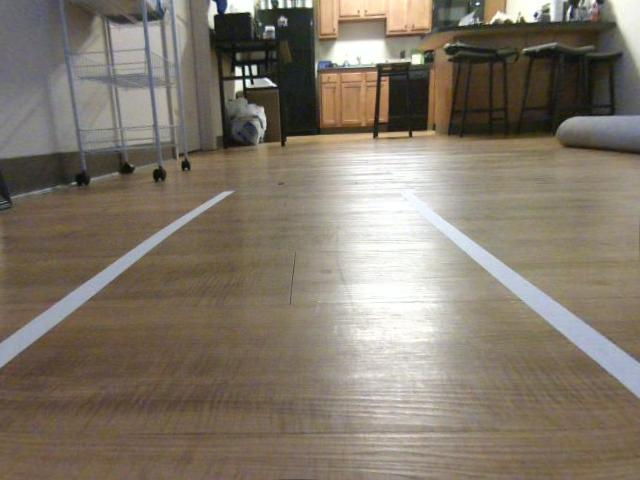
#> input picture testing/lane1.jpg, 640 x 480 px, given in place of vid1.avi, which was not available
$ python video_test.py
#> lines starting #> are read from the running program, lines starting #| are printed output that depends on the picture; after the words box and inside, x2 and y2 are one past the last pixel; in counts of white or black regions, pixels touching at a corner belong together; pictures that were not available may be replaced by others from this repository, and a replacement may not be noted
#!/usr/bin/env python

import cv2, numpy as np

def make_points(frame, line):
    height, width, _ = frame.shape
    slope, intercept = line
    y1 = height  # bottom of the frame
    y2 = int(y1 / 2)  # make points from middle of the frame down

    # bound the coordinates within the frame
    x1 = max(-width, min(2 * width, int((y1 - intercept) / slope)))
    x2 = max(-width, min(2 * width, int((y2 - intercept) / slope)))
    return [[x1, y1, x2, y2]]

def angleBtwPoints(x1, y1, x, y2):
    centerLine = -(y1-y2)
    # headingLine = np.sqrt(((x1-x)**2)+((y1-y2)**2))
    headingLine = (x1-x)
    # print(headingLine)
    # print(centerLine)
    angle = np.arctan2(headingLine,centerLine)
    # angle = np.arccos(((centerLine**2)+(headingLine**2)-(headingToCenter**2))/(2*centerLine*headingLine))
    return angle


def computeSteeringAngle(frame, laneLines, lineImage):
    # Steering angle of:
    # 0 to 30 (0 to 0.9): turn left
    # 0 (0): straight
    # -30 to 0 (-0.9 to 0): turn right

    headingImg = np.zeros_like(frame)
    height, width, _ = frame.shape
    xMid = int(width/2)
    yEnd = height
    yMid = int(height/2)
    x2 = 0
    angle = 0

    # Only one detected line
    if len(laneLines) == 1:
        x1, y1, x2, y2 = laneLines[0][0]
        fit = np.polyfit((x1, x2), (y1, y2), 1)
        slope = fit[0]
        x2 = int((-yMid/slope)+xMid)

    # Two detected lines
    elif len(laneLines) == 2:
        _, _, left_x2, _ = laneLines[0][0]
        _, _, right_x2, _ = laneLines[1][0]
        x2 = (left_x2+right_x2)/2

    if x2 != 0:
        cv2.line(headingImg, (xMid,yEnd), (x2,yMid), (0,0,255), 10)
        headingImg = cv2.addWeighted(lineImage, 0.8, headingImg, 1, 1)
        angle = angleBtwPoints(xMid, yMid, x2, yEnd)*1.56
        # cv2.imshow("Heading Image", headingImg)
        cv2.waitKey(1000)
        if angle > 0.9:
            angle = 0.9
        elif angle < -0.9:
            angle = -0.9

        cv2.imshow('Video Test' , headingImg)
    return angle


# find the webcam
capture = cv2.VideoCapture('./blueTape/vid1.avi')

# record video
while (capture.isOpened()):
    ret, frame = capture.read()
#> frame is the input picture: shape (480, 640, 3); mean B, G, R 106.8, 119.9, 129.5

    #
    hsv = cv2.cvtColor(frame, cv2.COLOR_BGR2HSV)
#> hsv: shape (480, 640, 3); mean H, S, V 30.4, 56, 130.8
    lowerBlue = np.array([60, 60, 60])
    upperBlue = np.array([150, 180, 90])
    mask = cv2.inRange(hsv, lowerBlue, upperBlue)
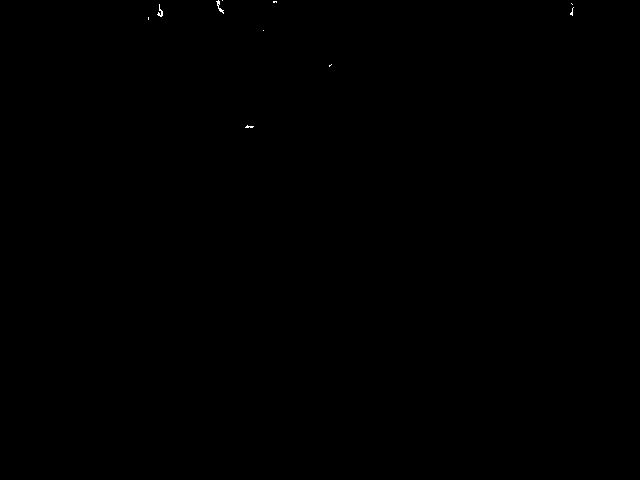
#> mask: shape (480, 640); 0.04% white in thin lines or dots, all inside (x1, y1, x2, y2) = (148, 0, 574, 128)
    edges = cv2.Canny(mask, 100, 200)
#> edges: shape (480, 640); 0.04% white in thin lines or dots, all inside (x1, y1, x2, y2) = (147, 0, 574, 128)

    #
    height, width = edges.shape
#> height = 480; width = 640
    mask = np.zeros_like(edges)

    # immediateInterest
    polygon = np.array([[
        (0, height*1/2),
        (width, height*1/2),
        (width, height),
        (0, height),
    ]], np.int32)
    cv2.fillPoly(mask, polygon, 255)
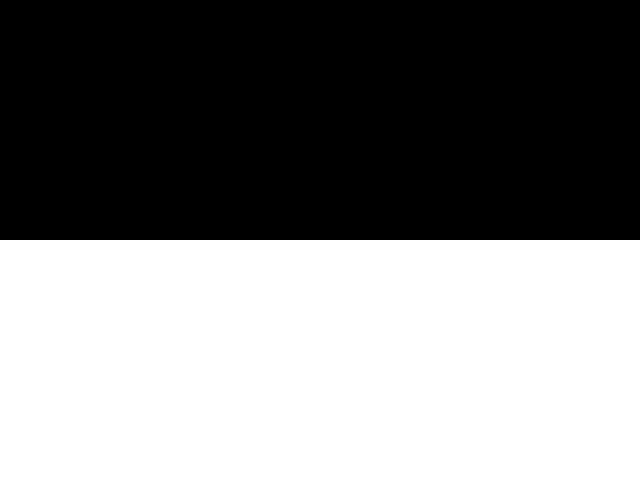
#> mask: shape (480, 640); 50% white; 1 white region, box (x1, y1, x2, y2) and area: (0, 240, 640, 480) 153600
    croppedEdges = cv2.bitwise_and(edges, mask)
#> croppedEdges: shape (480, 640); every value is 0


    # avgSlopeIntercept
    rho = 4 # distance precision in pixels
    angle = 5*np.pi/180 # angular precision in radians (1 degree)
    minThreshold = 25 # minimum length to be detected as a line
    lineSegments = cv2.HoughLinesP(croppedEdges, rho, angle, minThreshold,
                            np.array([]), minLineLength=20, maxLineGap=10)
#> lineSegments = None
    # print(lineSegments)
    laneLines = []

    leftFit = []
    rightFit = []

    boundary = 2/5
    leftRegionBoundary = width*(1-boundary) # left lane line segment
#> leftRegionBoundary = 384
                        # should be on left 2/3 of the screen
    rightRegionBoundary = width * boundary # right lane line segment
#> rightRegionBoundary = 256
                        # should be on right 2/3 of the screen
    if lineSegments is not None:
        for lineSegment in lineSegments:
            # print(lineSegment)
            for x1, y1, x2, y2 in lineSegment:
                if x1 == x2:
                    continue
                fit = np.polyfit((x1, x2), (y1, y2), 1)
                slope = fit[0]
                intercept = fit[1]
                if slope < 0:
                    if x1 < leftRegionBoundary and x2 < leftRegionBoundary:
                        leftFit.append((slope, intercept))
                else:
                    if x1 > rightRegionBoundary and x2 > rightRegionBoundary:
                        rightFit.append((slope, intercept))
    leftFitAvg = np.average(leftFit, axis=0)
    if len(leftFit) > 0:
        laneLines.append(make_points(frame, leftFitAvg))

    rightFitAvg = np.average(rightFit, axis=0)
    if len(rightFit) > 0:
        laneLines.append(make_points(frame, rightFitAvg))


    # displayLines
    lineImage = np.zeros_like(frame)
    if laneLines is not None:
        for line in laneLines:
            for x1, y1, x2, y2 in line:
                cv2.line(lineImage, (x1, y1), (x2, y2), (255,155,0), 4)
#> lineImage: shape (480, 640, 3); every value is 0
    lineImage = cv2.addWeighted(frame, 0.8, lineImage, 1, 1)
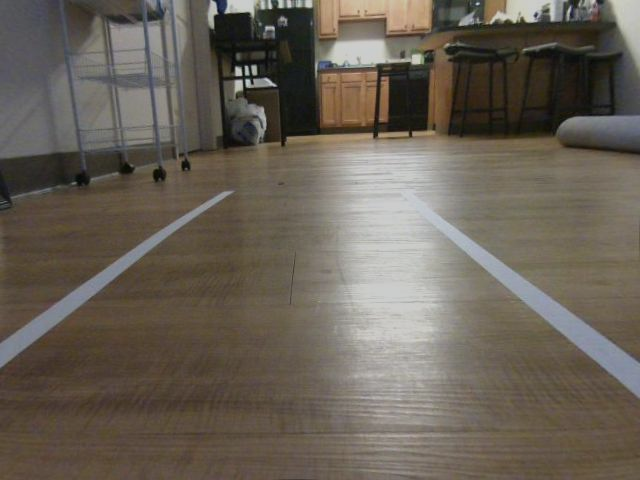
#> lineImage: shape (480, 640, 3); mean B, G, R 86.5, 97, 104.6

    # cv2.imshow('Video Test', lineImage)
    angle = computeSteeringAngle(frame, laneLines, lineImage)
#> angle = 0
    print(angle)
#| 0

    if cv2.waitKey(3) & 0xFF == ord('q'):
#> (key q is pressed here)
        break


capture.release()
cv2.destroyAllWindows()

$ run again, on testing/lane3.jpg
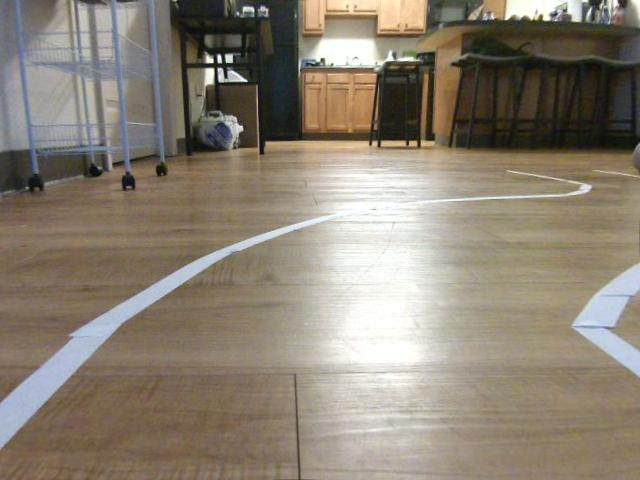
#> input picture testing/lane3.jpg, 640 x 480 px, given in place of vid1.avi, which was not available
#> frame is the input picture: shape (480, 640, 3); mean B, G, R 115.8, 129.7, 139.3
#> hsv: shape (480, 640, 3); mean H, S, V 31.4, 56.5, 141.3
#> edges: shape (480, 640); 0.09% white in thin lines or dots, all inside (x1, y1, x2, y2) = (28, 0, 632, 173)
#> croppedEdges: shape (480, 640); every value is 0
#> lineSegments = None
#> `lineImage = cv2.addWeighted(frame, 0.8, lineImage, 1, 1)`:
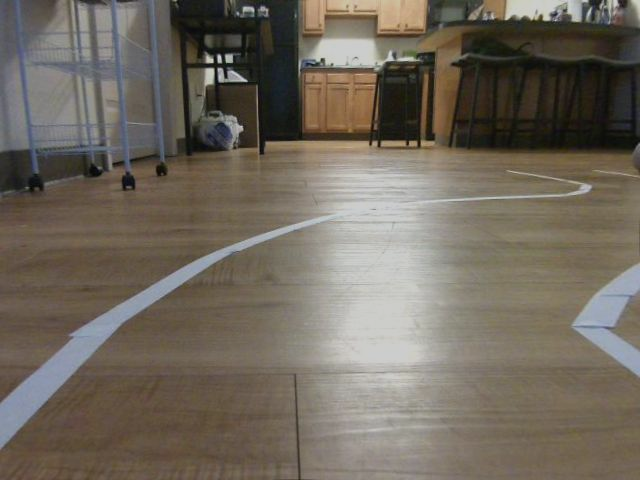
#> lineImage: shape (480, 640, 3); mean B, G, R 93.6, 104.8, 112.4
#> angle = 0
#| 0

$ run again, on testing/lane4.jpg
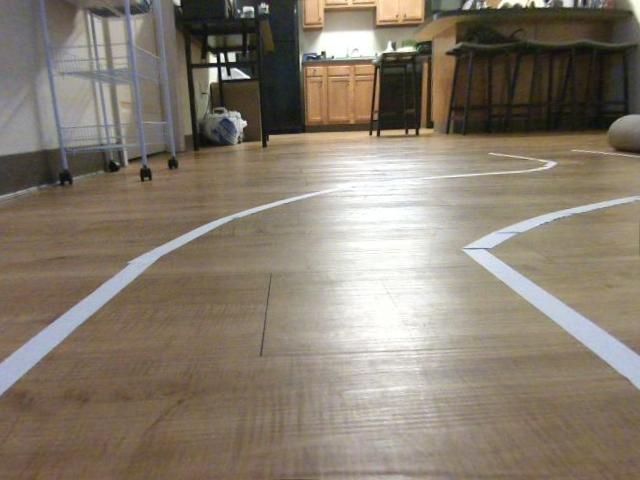
#> input picture testing/lane4.jpg, 640 x 480 px, given in place of vid1.avi, which was not available
#> frame is the input picture: shape (480, 640, 3); mean B, G, R 110.1, 124.1, 134.3
#> hsv: shape (480, 640, 3); mean H, S, V 29.6, 57.7, 135.6
#> edges: shape (480, 640); 0.04% white in thin lines or dots, all inside (x1, y1, x2, y2) = (61, 0, 319, 163)
#> croppedEdges: shape (480, 640); every value is 0
#> lineSegments = None
#> `lineImage = cv2.addWeighted(frame, 0.8, lineImage, 1, 1)`:
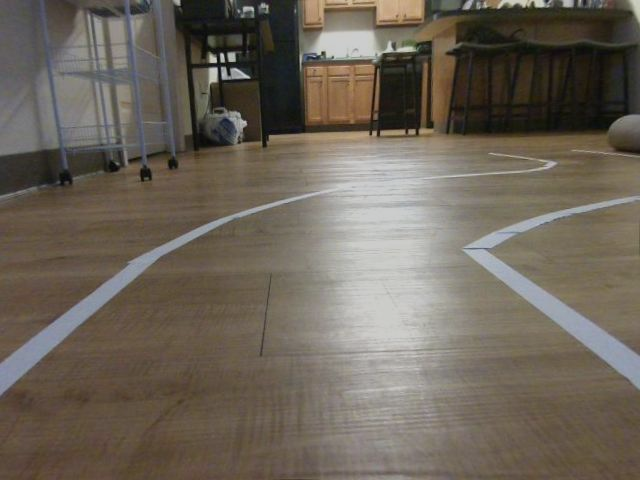
#> lineImage: shape (480, 640, 3); mean B, G, R 89.1, 100.2, 108.5
#> angle = 0
#| 0

$ run again, on testing/lane5.jpg
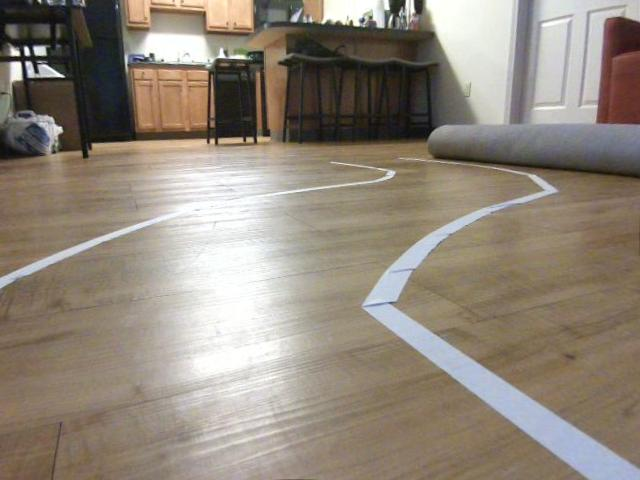
#> input picture testing/lane5.jpg, 640 x 480 px, given in place of vid1.avi, which was not available
#> frame is the input picture: shape (480, 640, 3); mean B, G, R 122.6, 134.8, 144.7
#> hsv: shape (480, 640, 3); mean H, S, V 34.1, 51.7, 146.6
#> edges: shape (480, 640); 0.06% white in thin lines or dots, all inside (x1, y1, x2, y2) = (16, 0, 364, 143)
#> croppedEdges: shape (480, 640); every value is 0
#> lineSegments = None
#> `lineImage = cv2.addWeighted(frame, 0.8, lineImage, 1, 1)`:
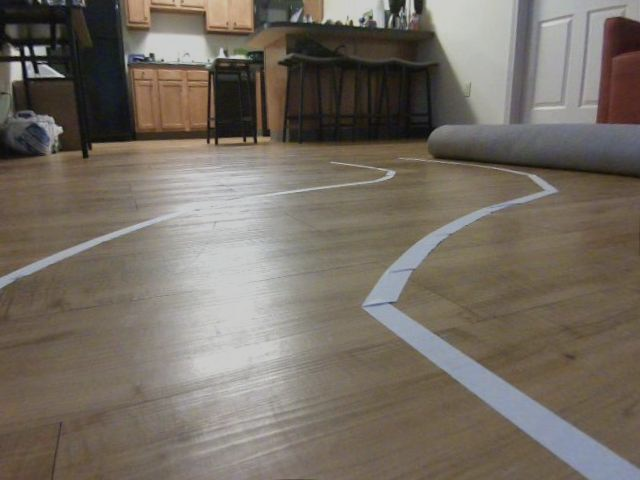
#> lineImage: shape (480, 640, 3); mean B, G, R 99.1, 108.9, 116.8
#> angle = 0
#| 0
